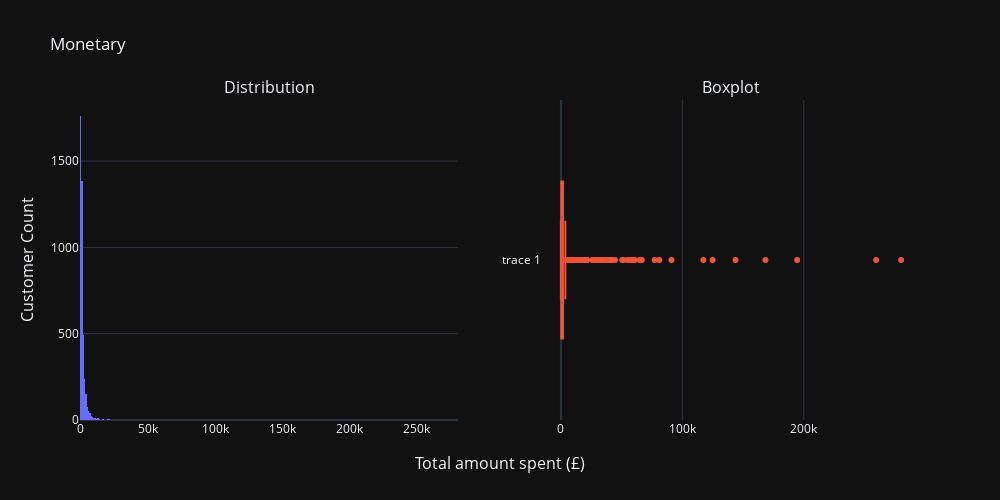

Notebook cell for this chart:
### Markdown cell above
**Exercise**

You have learned how to visualise **recency** data above. Can you do the same for **monetary**?

### Code cell
# [TODO]

fig = make_subplots(
    rows=1, cols=2,
    subplot_titles=("Distribution", "Boxplot"),
    x_title="Total amount spent (£)",
    y_title="Customer Count",
)

fig.add_histogram(x=monetary_data["Monetary"], row=1, col=1,)

fig.add_box(x=monetary_data["Monetary"], row=1, col=2,)


fig.update_layout(height=500, width=1000, showlegend=False, title_text="Monetary", template="plotly_dark")

### Figure 1 — Plotly figure (JSON) as saved in the notebook; plotly's stock layout.template omitted (floating-point values rounded to 4 significant figures; data arrays with more than 128 entries replaced by an {"elided": "..."} marker saying what was removed)
{"data": [{"type": "histogram", "x": {"elided": "4339 float values"}, "xaxis": "x", "yaxis": "y"}, {"type": "box", "x": {"elided": "4339 float values"}, "xaxis": "x2", "yaxis": "y2"}], "layout": {"annotations": [{"font": {"size": 16}, "showarrow": false, "text": "Distribution", "x": 0.225, "xanchor": "center", "xref": "paper", "y": 1, "yanchor": "bottom", "yref": "paper"}, {"font": {"size": 16}, "showarrow": false, "text": "Boxplot", "x": 0.775, "xanchor": "center", "xref": "paper", "y": 1, "yanchor": "bottom", "yref": "paper"}, {"font": {"size": 16}, "showarrow": false, "text": "Total amount spent (£)", "x": 0.5, "xanchor": "center", "xref": "paper", "y": 0, "yanchor": "top", "yref": "paper", "yshift": -30}, {"font": {"size": 16}, "showarrow": false, "text": "Customer Count", "textangle": -90, "x": 0, "xanchor": "right", "xref": "paper", "xshift": -40, "y": 0.5, "yanchor": "middle", "yref": "paper"}], "height": 500, "showlegend": false, "title": {"text": "Monetary"}, "width": 1000, "xaxis": {"anchor": "y", "domain": [0, 0.45]}, "xaxis2": {"anchor": "y2", "domain": [0.55, 1]}, "yaxis": {"anchor": "x", "domain": [0, 1]}, "yaxis2": {"anchor": "x2", "domain": [0, 1]}}}
